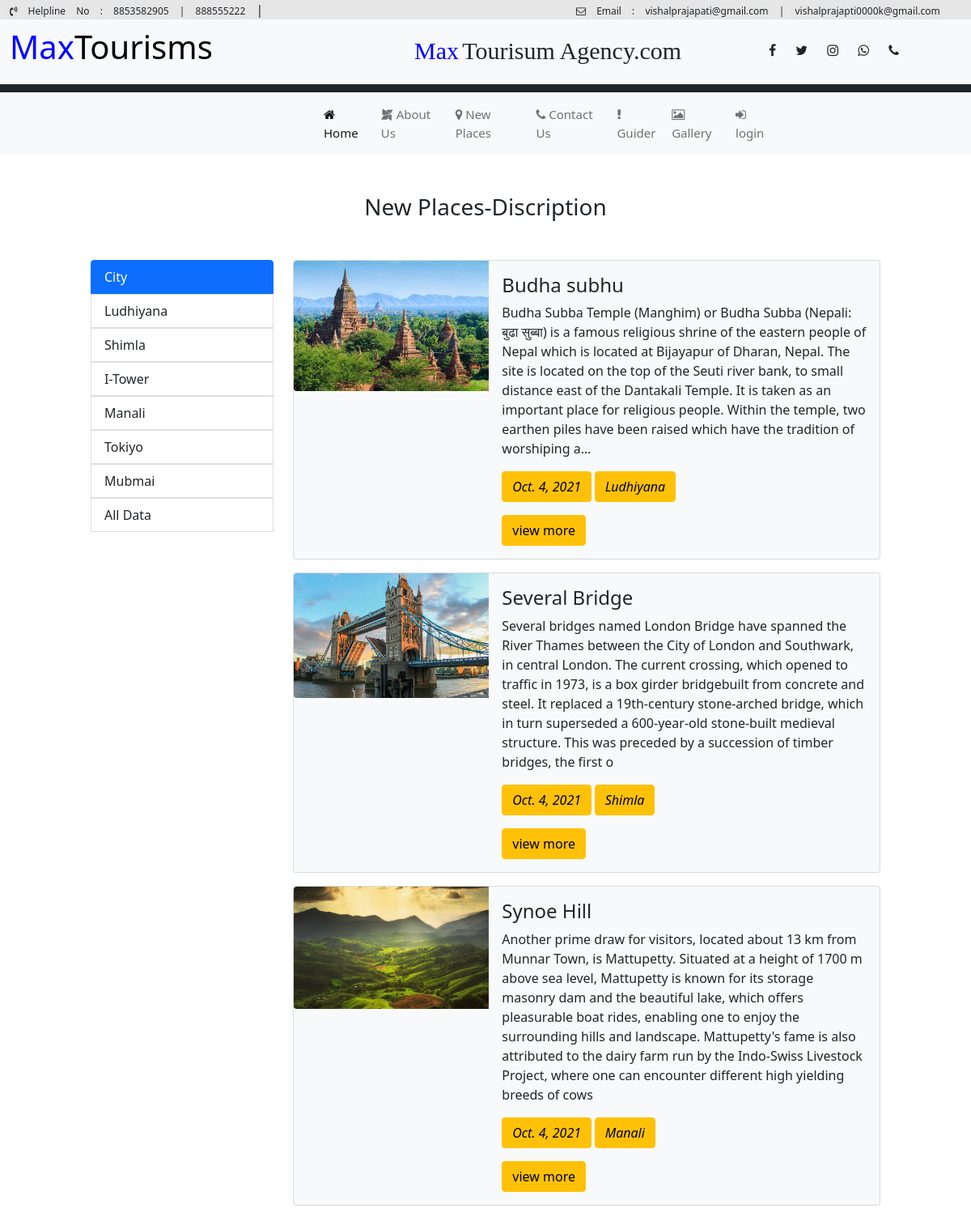
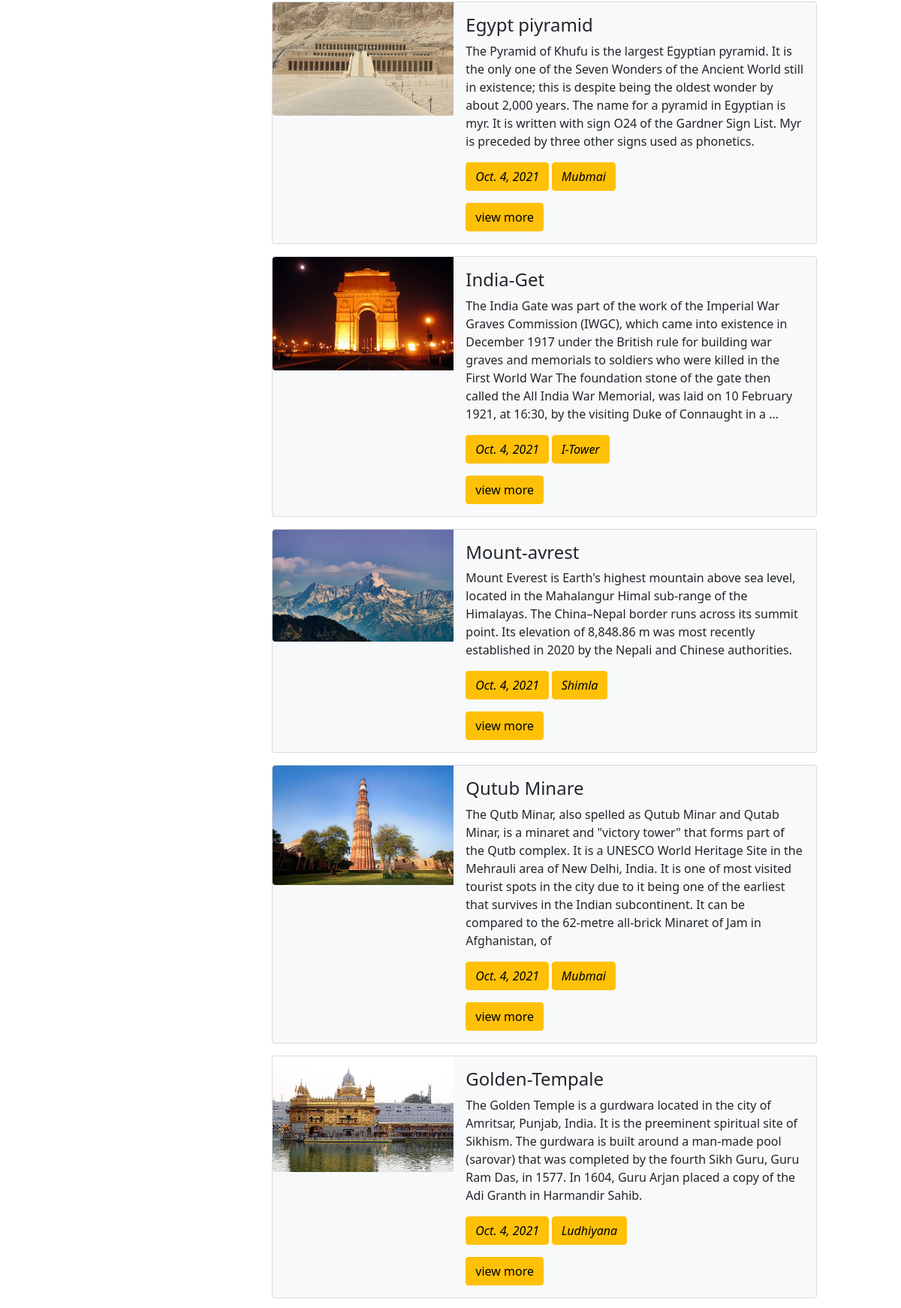
Screenshot of /user/newplaces/ (upper part) with the database file from the repository (2 pictures, top to bottom).
### user/models.py (models this page shows, shortened)
class cities(models.Model):
    cname=models.CharField(max_length=100)
    cpic=models.ImageField(upload_to='static/city',default="")
    cdate=models.DateField()
    def __str__(self):
        return self.cname

class addplace(models.Model):
    ptitle=models.CharField(max_length=200)
    city=models.ForeignKey(cities,on_delete=models.CASCADE)
    baplace=models.CharField(max_length=400)
    pdes=models.TextField(max_length=5000)
    placepic=models.ImageField(upload_to='static/place',default="")
    pdate=models.DateField()

### user/views.py (the view)
# urls.py: path('newplaces/',views.newplaces),
def newplaces(request):
    city=cities.objects.all().order_by('-id')
    a=request.GET.get('abc')
    place=""
    if a is None:
        place = addplace.objects.all().order_by('-id')
    else:
        place = addplace.objects.all().filter(city=a)
    mydict = {"city": city, "place": place}
    return render(request,"user/newplaces.html",mydict)

### templates/user/newplaces.html (shortened to what this page needs)
{% extends 'base.html'%}
{% load static %}
{% block prince%}
<div class="row">
    <div class="col-sm-12" style="min-height:200px;background:#ffffff;">
<div class="text-center mt-5"><h3>New Places<spn>-Discription</spn></h3></div>
<div class="row mt-5">
<div class="col-sm-1"></div>
<div class="col-sm-10">
  <div class="row">
    <div class="col-sm-3">
      <ul class="list-group">
  <li class="list-group-item active" aria-current="true">City</li>
          {% if city %}
          {% for x in city %}
  <a href="/user/newplaces?abc={{x.id}}" style="text-decoration:none;"><li class="list-group-item">{{x.cname}}</li></a>
          {% endfor %}
          {% endif %}
         <a href="/user/newplaces?" style="text-decoration:none;"><li class="list-group-item">All Data</li></a>
</ul>
    </div>
    <div class="col-sm-9">
        {% if place %}
        {% for x in place %}
        <div class="card mb-3 bg-light" >
  <div class="row g-0">
    <div class="col-md-4">
      <img src="/{{x.placepic}}" class="img-fluid rounded-start" alt="...">
    </div>
    <div class="col-md-8">
      <div class="card-body">
        <h4 class="card-title">{{x.ptitle}}</h4>
        <p class="card-text">{{x.pdes}}</p>
        <p class="card-text"><small class="text-muted">
            <i class="btn btn-warning">{{x.pdate}}</i>
            <i class="btn btn-warning">{{x.city}}</i>
        </small></p>
          <a href="/user/viewdetails?msg={{x.id}}"class="btn btn-warning">view more</a>
      </div>
    </div>
  </div>
</div>
        {% endfor %}
        {% endif %}
    </div>
  </div>
</div>
<div class="col-sm-1"></div>
</div>
    </div>
</div>
{% endblock %}

### templates/base.html (shortened to what this page needs)
<!DOCTYPE html>
{% load static %}
<html lang="en">
<head>
  <link href="{% static 'css/bootstrap.css' %}" rel="stylesheet"/>
  <link href="{% static 'css/font-awesome.css' %}" rel="stylesheet"/>
</head>
<body>
<div class="container-fluid ">
<div class="row bg-dark" style="min-height:20px;">
  <div class="col-sm-7" style="background-color:#e6e6e6;"><span style="font-size:12px; word-spacing:10px;">
    <i class="fa fa-volume-control-phone"></i>  Helpline No : <a>8853582905</a> | <a>888555222</a> </span>| </div>
  <div class="col-sm-5 " style="background-color:#e6e6e6;"><span style="font-size:12px;word-spacing:10px;">
    <i class="fa fa-envelope-o"></i>   Email : <a>vishalprajapati@gmail.com</a> | vishalprajapti0000k@gmail.com</span></div>
</div>
  <div class="row bg-warning" style="min-height: 60px;">
     <div class="col-sm-3 bg-light" style="min-height: 80px;padding-top:10px;">
       <h1 style="color:#0000ff; ">Max<span style="color:black;">Tourisms</span></h1>
     </div>
    <div class="col-sm-6 bg-light py-3 " style="min-height: 80px;">
      <span style="color:#0000ff; font-family: initial;font-size: 30px;padding-left: 200px;">Max</span>
      <span style="font-size: 30px; font-family: initial;">Tourisum Agency.com </span>
    </div>
    <div class="col-sm-3 bg-light" style="min-height: 80px;padding-left: 50px;word-spacing: 20px;">
      <a><i class="fa fa-facebook if" style="padding-top: 20px;"></i></a>
      <a><i class="fa fa-twitter it" style="padding-top: 30px;"></i></a>
      <a><i class="fa fa-instagram is" style="padding-top: 30px;"></i></a>
      <a><i class="fa fa-whatsapp iw" style="padding-top: 30px;"></i></a>
      <a><i class="fa fa-phone ip" style="padding-top: 30px;"></i></a>
    </div>
  </div>
    <div class="row"><div class="col-sm-12 bg-dark" style="min-height:10px;"></div></div>
  <div class="row menu sticky-top">
    <div class="col-sm-12 sticky-top">
<div class="row sticky-top">
      <div class="col-sm-2 bg-light "></div>
      <div class="col-sm-8 bg-light " style="padding-left:120px; " id="menu">
<nav class="navbar navbar-expand-lg navbar-light bg- ps-5  ">
  <div class="container">
    <div class="collapse navbar-collapse" id="navbarNavDropdown">
      <ul class="navbar-nav">
        <li class="nav-item op">
          <a class="nav-link active" aria-current="page" href="/user/home"><i class="fa fa-home" aria-hidden="true"></i>  Home</a>
        </li>
      <li class="nav-item op">
          <a class="nav-link" href="/user/aboutus"><i class="fa fa-modx" aria-hidden="true"></i>  About Us</a>
    </li>
        <li class="nav-item">
          <a class="nav-link op" href="/user/newplaces"><i class="fa fa-map-marker" aria-hidden="true"></i>  New Places</a>
        </li>
        <li class="nav-item op">
          <a class="nav-link" href="/user/contactus"><i class="fa fa-phone" aria-hidden="true"></i>  Contact Us</a>
        </li>
        <li class="nav-item dropdown op">
         <a class="nav-link" href="/user/guider"><i class="fa fa-exclamation" aria-hidden="true"></i>   Guider</a>
        </li>
      <li class="nav-item op">
        <a class="nav-link" href="/user/gallery"><i class="fa fa-picture-o" aria-hidden="true"></i>   Gallery</a>
      </li>
        <li class="nav-item op">
          <a class="nav-link" href="/admin/"><i class="fa fa-sign-in" aria-hidden="true"></i>   login</a>
        </li>
      </ul>
    </div>
  </div>
</nav>
    </div>
      <div class="col-sm-2 bg-light" ></div>
</div>
    </div>
  </div>
    {% block prince %}
    {% endblock %}
</div>
</body>
</html>

### templates/base.html (style rules this page uses)
#menu ul li { font-size:15px; color:black; }

### rows the page displays
cities: cname "Ludhiyana"
cities: cname "Shimla"
cities: cname "I-Tower"
cities: cname "Manali"
cities: cname "Tokiyo"
cities: cname "Mubmai"
addplace: placepic (picture), ptitle "Budha subhu", pdes "Budha Subba Temple (Manghim) or Budha Subba (Nepali: बुढा सुब्बा) is a famous religious shrine of the eastern people of Nepal which is located at Bijayapur of Dharan, Nepal. The site is located on the top of the Seuti river bank, to small distance east of the Dantakali Temple. It is taken as an important place for religious people. Within the temple, two earthen piles have been raised which have the tradition of worshiping a…", pdate "Oct. 4, 2021", city "Ludhiyana"
addplace: placepic (picture), ptitle "Several Bridge", pdes "Several bridges named London Bridge have spanned the River Thames between the City of London and Southwark, in central London. The current crossing, which opened to traffic in 1973, is a box girder bridgebuilt from concrete and steel. It replaced a 19th-century stone-arched bridge, which in turn superseded a 600-year-old stone-built medieval structure. This was preceded by a succession of timber bridges, the first o", pdate "Oct. 4, 2021", city "Shimla"
addplace: placepic (picture), ptitle "Synoe Hill", pdes "Another prime draw for visitors, located about 13 km from Munnar Town, is Mattupetty. Situated at a height of 1700 m above sea level, Mattupetty is known for its storage masonry dam and the beautiful lake, which offers pleasurable boat rides, enabling one to enjoy the surrounding hills and landscape. Mattupetty's fame is also attributed to the dairy farm run by the Indo-Swiss Livestock Project, where one can encounter different high yielding breeds of cows", pdate "Oct. 4, 2021", city "Manali"
addplace: placepic (picture), ptitle "Egypt piyramid", pdes "The Pyramid of Khufu is the largest Egyptian pyramid. It is the only one of the Seven Wonders of the Ancient World still in existence; this is despite being the oldest wonder by about 2,000 years. The name for a pyramid in Egyptian is myr. It is written with sign O24 of the Gardner Sign List. Myr is preceded by three other signs used as phonetics.", pdate "Oct. 4, 2021", city "Mubmai"
addplace: placepic (picture), ptitle "India-Get", pdes "The India Gate was part of the work of the Imperial War Graves Commission (IWGC), which came into existence in December 1917 under the British rule for building war graves and memorials to soldiers who were killed in the First World War The foundation stone of the gate then called the All India War Memorial, was laid on 10 February 1921, at 16:30, by the visiting Duke of Connaught in a …", pdate "Oct. 4, 2021", city "I-Tower"
addplace: placepic (picture), ptitle "Mount-avrest", pdes "Mount Everest is Earth's highest mountain above sea level, located in the Mahalangur Himal sub-range of the Himalayas. The China–Nepal border runs across its summit point. Its elevation of 8,848.86 m was most recently established in 2020 by the Nepali and Chinese authorities.", pdate "Oct. 4, 2021", city "Shimla"
addplace: placepic (picture), ptitle "Qutub Minare", pdes "The Qutb Minar, also spelled as Qutub Minar and Qutab Minar, is a minaret and \"victory tower\" that forms part of the Qutb complex. It is a UNESCO World Heritage Site in the Mehrauli area of New Delhi, India. It is one of most visited tourist spots in the city due to it being one of the earliest that survives in the Indian subcontinent. It can be compared to the 62-metre all-brick Minaret of Jam in Afghanistan, of", pdate "Oct. 4, 2021", city "Mubmai"
addplace: placepic (picture), ptitle "Golden-Tempale", pdes "The Golden Temple is a gurdwara located in the city of Amritsar, Punjab, India. It is the preeminent spiritual site of Sikhism. The gurdwara is built around a man-made pool (sarovar) that was completed by the fourth Sikh Guru, Guru Ram Das, in 1577. In 1604, Guru Arjan placed a copy of the Adi Granth in Harmandir Sahib.", pdate "Oct. 4, 2021", city "Ludhiyana"
